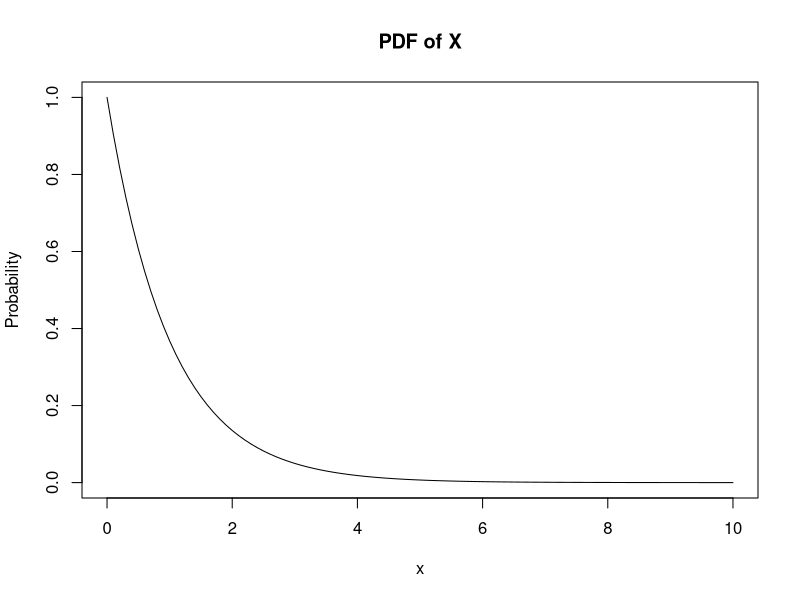
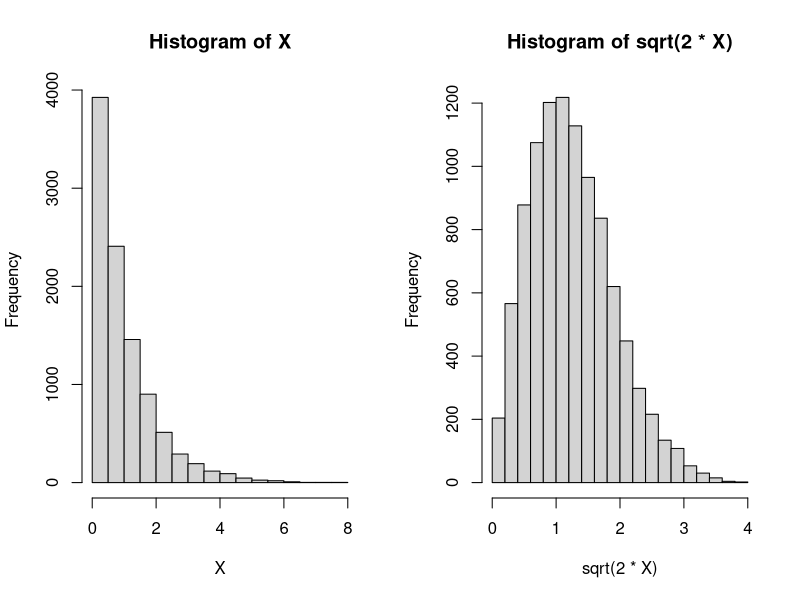
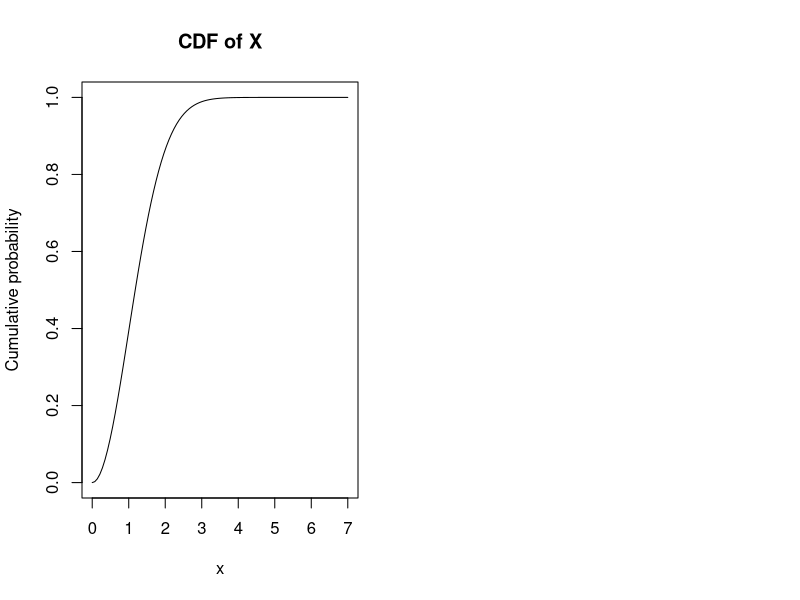

Write the R code that produced these figures, in order. (Note: this script raises an error after producing the figures.)
##################################################################
## ~~~~~~~~~~~~~~~~~~~~~~~~~~~~~~~~~~~~~~~~~~~~~~~~~~~~~~~~~~~~ ##
## ~~~~~~~~~~~~~~~/// Stat 102C Lab 3 R Code \\\~~~~~~~~~~~~~~~ ##
## ~~~~~~~~~~~~~~~~~~~~~~~~~~~~~~~~~~~~~~~~~~~~~~~~~~~~~~~~~~~~ ##
## ~~~~~~~~~~~~~~~~~~~~ Levon Demirdjian ~~~~~~~~~~~~~~~~~~~~~~ ##
## ~~~~~~~~~~~~~~~~~~~~~~~~~~~~~~~~~~~~~~~~~~~~~~~~~~~~~~~~~~~~ ##
## ~~~~~~~~~~~~~~~~~~~~~~ April 13 2016 ~~~~~~~~~~~~~~~~~~~~~~~ ##
## ~~~~~~~~~~~~~~~~~~~~~~~~~~~~~~~~~~~~~~~~~~~~~~~~~~~~~~~~~~~~ ##
##################################################################


################
## Problem 1: ##
################

## Let the pdf f(x) be given by f(x) = exp(-x) where 0 <= x <= Infinity.
## Furthermore, let Y = sqrt(2 * X)


## a) What distribution is this?

## b) Find functions g and h such that y = h(x) and x = g(y). Is h 
## monotone increasing?

## c) Find the density of Y using the method of transformations.

## d) Find the cdf of Y

## e) Find the inverse cdf of Y

## f) Generate samples from the pdf of Y using the inversion method.

## g) Plot a histogram of your results from f. Overlay the true distribution
## of Y on top of the histogram. On a separate plot, plot the density of X.


###############
## Solutions ##
###############

## Plot pdf of X
pdf_x       <- function(x){exp(-x)}
curve(pdf_x, 0, 10, main = "PDF of X", ylab = "Probability")

## Generate X and Y
n <- 10000
X <- rexp(n)

## Plot results
par(mfrow=c(1,2))
hist(X)
hist(sqrt(2 * X))

cdf_x <- function(x){1 - exp(-0.5 * x^2)}
curve(cdf_x, 0, 7, main = "CDF of X", ylab = "Cumulative probability")

## Plot pdf and cdf side by side
par(mfrow=c(1,2))
curve(my_pdf, 0, 10, main = "PDF of X", ylab = "Probability")
curve(cdf_x, 0, 7, main = "CDF of X", ylab = "Cumulative probability")

## Find inverse cdf
pdf_y <- function(y){y * exp(-.5 * y^2)}
my_inverse_cdf <- function(x){sqrt(-2*log(x))}
curve(my_inverse_cdf, 0, 1, main = "Inverse cdf of X")

## Generate from fY
U <- runif(n)
Y <- my_inverse_cdf(U)

par(mfrow=c(1,1))
hist(Y, prob = TRUE)
curve(pdf_y, 0, 4, main = "PDF of Y", add = TRUE)

par(mfrow=c(1,2))
curve(pdf_x, 0, 4, main = "PDF of X")
curve(pdf_y, 0, 4, main = "PDF of Y")


################
## Problem 2: ##
################

## Let the pdf f(x) be given by f(x) = k * x^4 where 0 <= x <= 1.
## Furthermore, let Y = ln(x)

## a) What distribution is this? What is k?

## b) Find functions g and h such that y = h(x) and x = g(y). Is h 
## monotone increasing?

## c) Find the density of Y using the method of transformations.

## d) Find the cdf of Y

## e) Find the inverse cdf of Y

## f) Generate samples from the pdf of Y using the inversion method.

## g) Plot a histogram of your results from f. Overlay the true distribution
## of Y on top of the histogram. On a separate plot, plot the density of X.


###############
## Solutions ##
###############

## Density of x
pdf_x <- function(x){5 * x^4}

## Find inverse cdf
pdf_y <- function(y){5 * exp(5 * y)}
cdf_y <- function(y){exp(5 * y)}
my_inverse_cdf <- function(y){0.2 * log(y)}

## Generate from fY
U <- runif(n)
Y <- my_inverse_cdf(U)

par(mfrow=c(1,1))
hist(Y, prob = TRUE)
curve(pdf_y, -5, 0, main = "PDF of Y", add = TRUE)

par(mfrow=c(1,2))
curve(pdf_x, 0, 1, main = "PDF of X")
curve(pdf_y, -5, 0, main = "PDF of Y")

